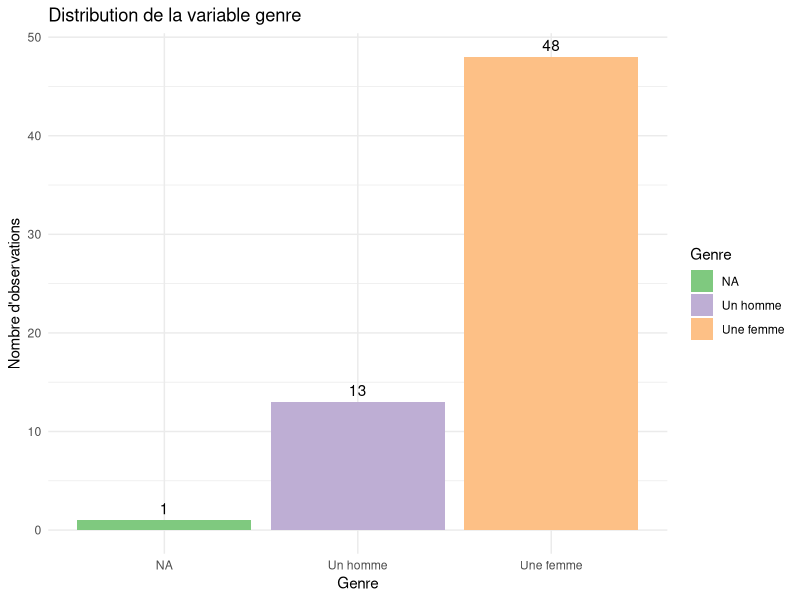
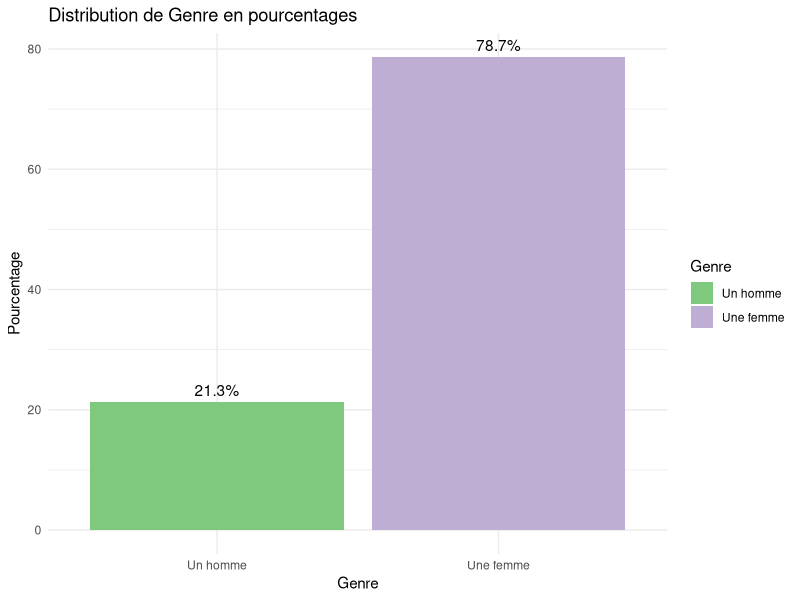
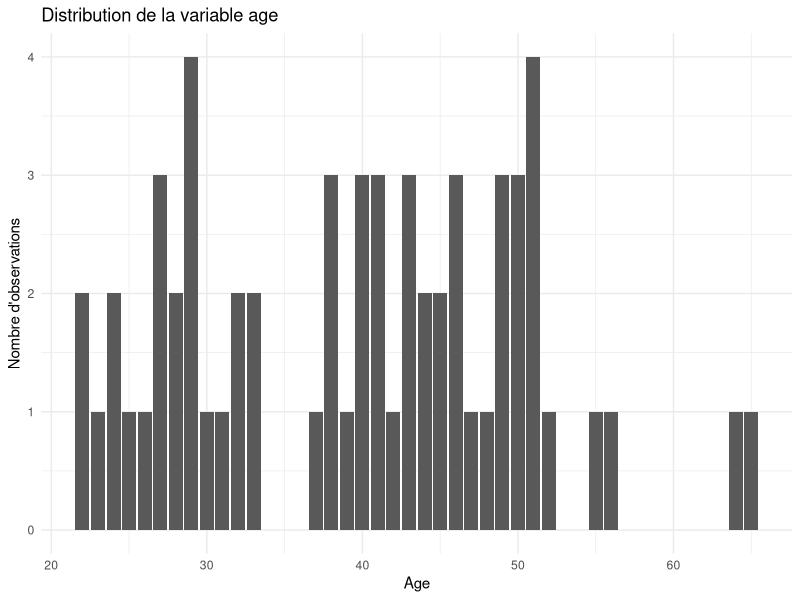
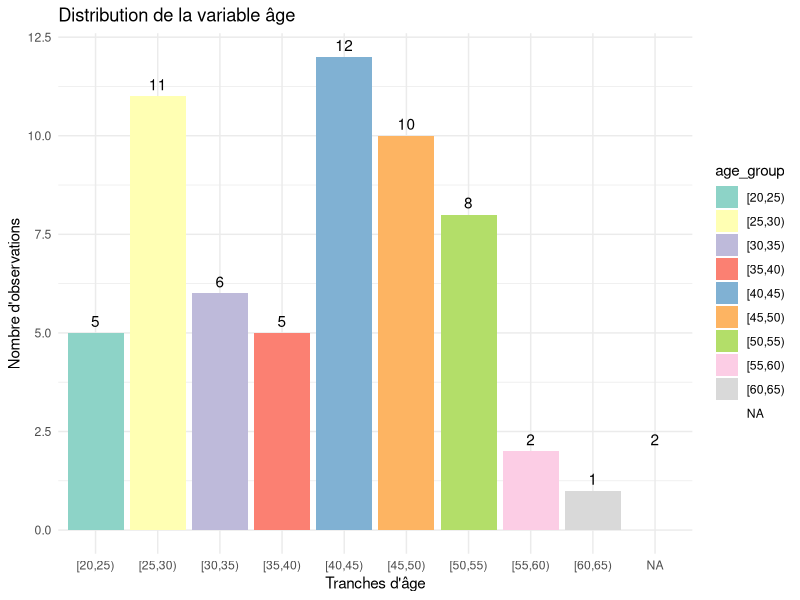
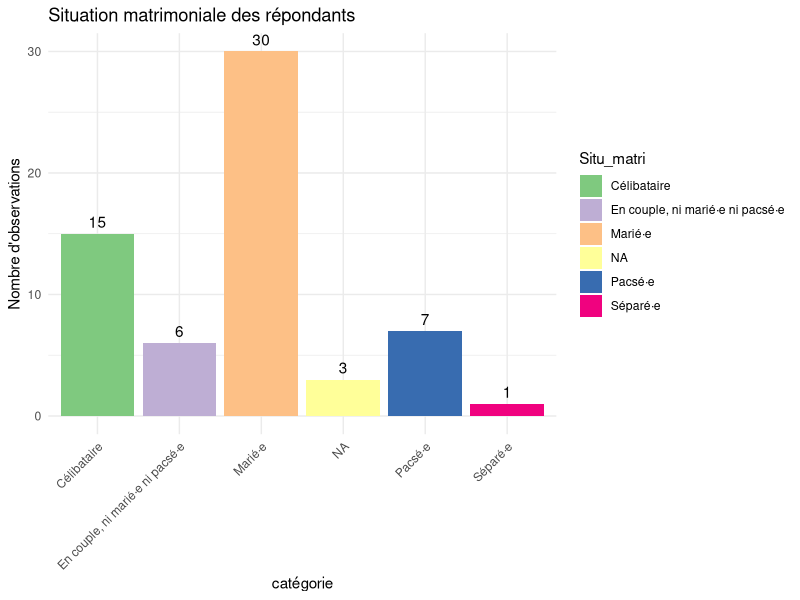
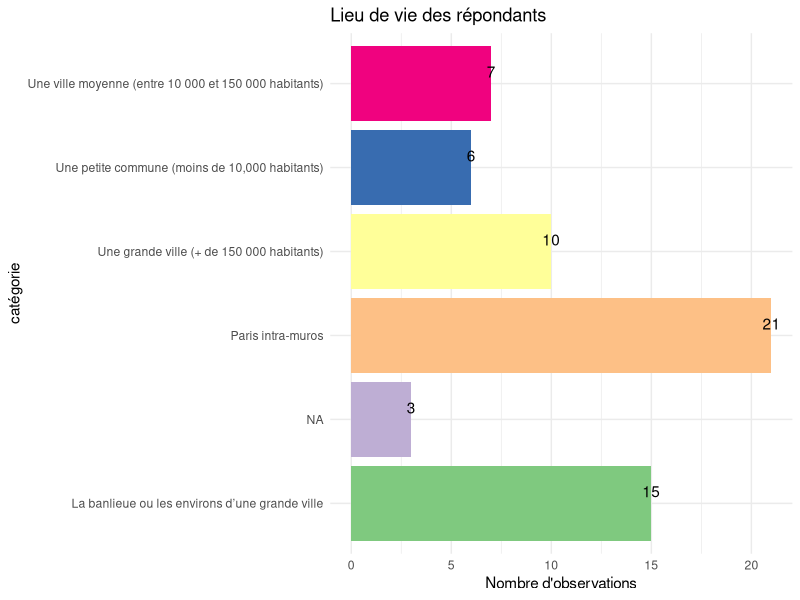
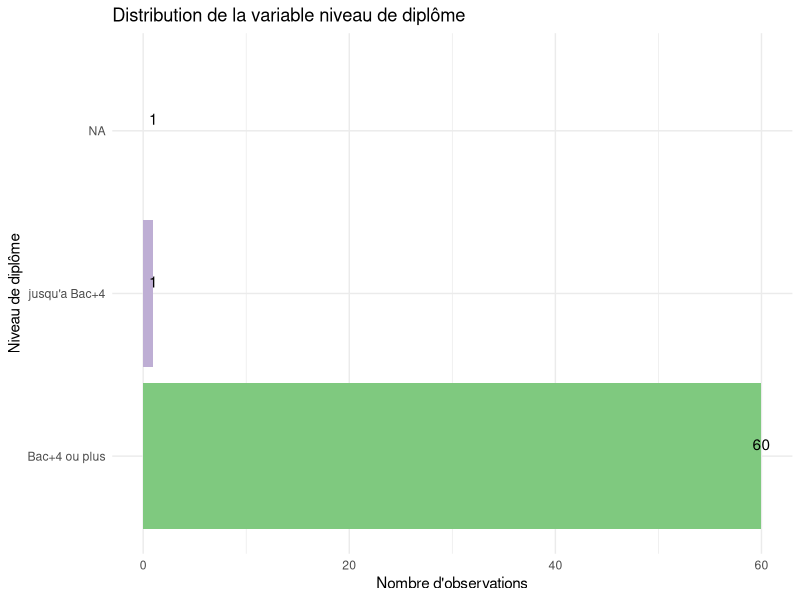
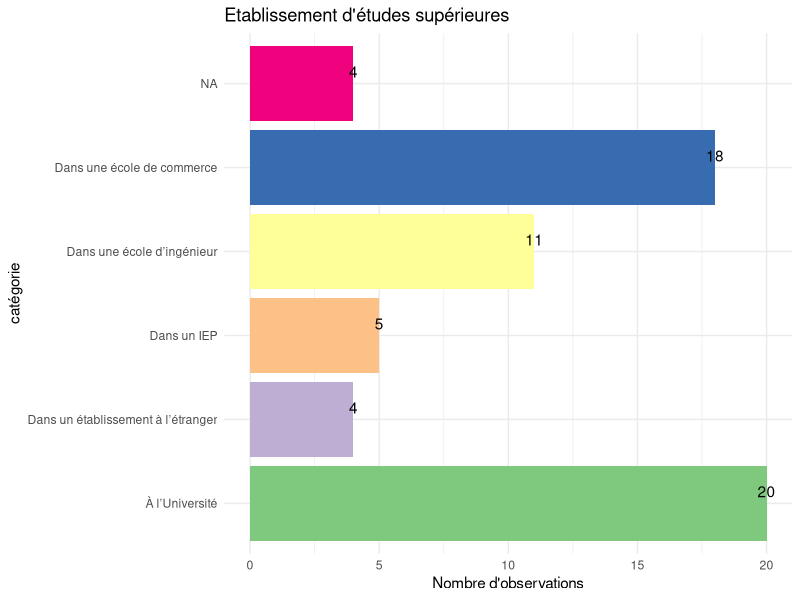

Write R code to recreate these figures, in order.
setwd("PROVIRCAP")
data <- read.csv("data_assoquest_recoded_fmt.csv")

library(dplyr)
library(ggplot2)

#on créé le dataframe droits humains
data_dh <- data %>%
  filter(Dep_rse3_6=='Oui')%>%
  select(-Dep_rse3_2, -Dep_rse3_3, -Dep_rse3_4, -Dep_rse3_5, -Dep_rse3_1, -Dep_rse3_7)%>%
  rename(mission = Dep_rse3_6)%>%
  mutate(mission = case_when(
    mission =='Oui'~'droits humains',
    TRUE ~ mission))
print(data_dh$mission[1:20])

#Afficher combien il y a d'observations
nombre_observations <- nrow(data_dh)
print(nombre_observations)
#il y a 62 observations au total
#(62 personnes qui ont déclaré traiter de cette thématique dans leur mission)

## STATISTIQUES DECRIPTIVES

# Variable de genre
data_dh <- data_dh %>%
  mutate(Genre = ifelse(is.na(Genre), "NA", Genre))
p <- ggplot(data_dh, aes(x = Genre, fill=Genre)) +
  geom_bar() +
  labs(title = "Distribution de la variable genre",
       x = "Genre",
       y = "Nombre d'observations") +
  scale_fill_brewer(palette = "Accent")+
  theme_minimal()+
  geom_text(stat = "count", aes(label = ..count..), vjust = -0.5)
  
print(p)
ggsave(filename = "genre_dh.png", plot = p, width = 8, height = 6)

filtered_data <- data_dh %>%
  filter(Genre != "NA") %>%
  group_by(Genre) %>%
  summarise(count = n()) %>%
  mutate(percentage = count / sum(count) * 100)

p<- ggplot(filtered_data, aes(x = Genre, y = percentage, fill=Genre)) +
  geom_bar(stat = "identity") +
  geom_text(aes(label = paste0(round(percentage, 1), "%")), 
            vjust = -0.5) +  # Ajuste la position verticale des étiquettes
  labs(title = "Distribution de Genre en pourcentages",
       x = "Genre",
       y = "Pourcentage") +
  scale_fill_brewer(palette = "Accent")+
  theme_minimal() 

print(p)
ggsave(filename = "genre_dh_pourcentage.png", plot = p, width = 8, height = 6)






# Variable d'âge
p<-ggplot(data_dh, aes(x = age, fill=age)) +
  geom_bar() +
  labs(title = "Distribution de la variable age",
       x = "Age",
       y = "Nombre d'observations") +
  scale_fill_brewer(palette = "Accent")+
  theme_minimal()
print(p)
ggsave(filename = "age_dh.png", plot = p, width = 8, height = 6)

# Âge mais version tranches
data_dh$age_group <- cut(data_dh$age, breaks = seq(0, max(data_dh$age, na.rm = TRUE), by = 5), right = FALSE)

p <- ggplot(data_dh, aes(x = age_group, fill = age_group)) +
  geom_bar() +
  labs(title = "Distribution de la variable âge",
       x = "Tranches d'âge",
       y = "Nombre d'observations") +
  scale_fill_brewer(palette = "Set3") +
  theme_minimal() +
  geom_text(stat = "count", aes(label = ..count..), vjust = -0.5)

print(p)
ggsave(filename = "age_dh_tranches.png", plot = p, width = 8, height = 6)






# Situation matrimoniale
data_dh <- data_dh %>%
  mutate(Situ_matri = ifelse(is.na(Situ_matri), "NA", Situ_matri))
p<- ggplot(data_dh, aes(x = Situ_matri, fill=Situ_matri)) +
  geom_bar() +
  labs(title = "Situation matrimoniale des répondants",
       x = "catégorie",
       y = "Nombre d'observations") +
  theme_minimal() +
  scale_fill_brewer(palette = "Accent")+
  theme(axis.text.x = element_text(angle = 45, hjust = 1))+
  geom_text(stat = "count", aes(label = ..count..), vjust = -0.5)
print(p)
ggsave(filename = "situ_matri_dh.png", plot = p, width = 8, height = 6)



#Lieu de vie
data_dh <- data_dh %>%
  mutate(Lieu_vie = ifelse(is.na(Lieu_vie), "NA", Lieu_vie))
p<- ggplot(data_dh, aes(x = Lieu_vie, fill=Lieu_vie)) +
  geom_bar() +
  labs(title = "Lieu de vie des répondants",
       x = "catégorie",
       y = "Nombre d'observations") +
  scale_fill_brewer(palette = "Accent")+
  theme_minimal() +
  theme(legend.position = "none")+
  geom_text(stat = "count", aes(label = ..count..), vjust = -0.5)+
  coord_flip()

print(p)
ggsave(filename = "lieu_vie_dh.png", plot = p, width = 8, height = 6)





#Diplome le plus élevé
data_dh <- data_dh %>%
  mutate(dipl_niv_short = case_when(
    Dipl_niv == "Un diplôme universitaire correspondant à au moins 4 années d’études supérieures après le baccalauréat (maîtris" ~ "Bac+4 ou plus",
    Dipl_niv == "Un diplôme universitaire correspondant à moins de 4 années d’études supérieures après le baccalauréat (par exem" ~ "jusqu'a Bac+4",
    Dipl_niv == "Le baccalauréat ou un certificat d’études ou un diplôme de l’enseignement secondaire autre que le baccalauréat (" ~ "Bac",
    TRUE ~ Dipl_niv  # Pour garder les autres valeurs inchangées
  ))

p<- ggplot(data_dh, aes(x = dipl_niv_short, fill=dipl_niv_short)) +
  geom_bar() +
  labs(title = "Distribution de la variable niveau de diplôme",
       x = "Niveau de diplôme",
       y = "Nombre d'observations") +
  scale_fill_brewer(palette = "Accent")+
  theme_minimal() +
  theme(legend.position = "none")+
  geom_text(stat = "count", aes(label = ..count..), vjust = -0.5)+
  coord_flip()
print(p)
ggsave(filename = "diplome_dh.png", plot = p, width = 8, height = 6)






#établissement d'études supérieures 
data_dh <- data_dh %>%
  mutate(Type_etudsup = ifelse(is.na(Type_etudsup), "NA", Type_etudsup))
p<- ggplot(data_dh, aes(x = Type_etudsup, fill=Type_etudsup)) +
  geom_bar() +
  labs(title = "Etablissement d'études supérieures",
       x = "catégorie",
       y = "Nombre d'observations") +
  theme_minimal() +
  scale_fill_brewer(palette = "Accent")+
  theme(legend.position = "none")+
  geom_text(stat = "count", aes(label = ..count..), vjust = -0.5)+
  coord_flip()

print(p)
ggsave(filename = "etude_sup_dh.png", plot = p, width = 8, height = 6)

filtered_data <- data_dh %>%
  filter(Type_etudsup != "NA") %>%
  group_by(Type_etudsup) %>%
  summarise(count = n()) %>%
  mutate(percentage = count / sum(count) * 100)

p<- ggplot(filtered_data, aes(x = Type_etudsup, y = percentage, fill=Type_etudsup)) +
  geom_bar(stat = "identity") +
  geom_text(aes(label = paste0(round(percentage, 1), "%")), 
            vjust = -0.5) +  # Ajuste la position verticale des étiquettes
  labs(title = "Distribution des établissements en pourcentages",
       x = "établissement",
       y = "Pourcentage") +
  theme_minimal() +
  scale_fill_brewer(palette = "Accent")+
  theme(legend.position = "none")+
  coord_flip()
  

print(p)
ggsave(filename = "etude_sup_pourcentage_dh.png", plot = p, width = 8, height = 6)





#Discipline du cursus:
data_dh <- data_dh %>%
  mutate(Spe_etudsup= case_when(
    Spe_etudsup == "Sciences humaines et sociales (histoire, sociologie, philosophie, psychologie, sciences politiques, ...)" ~ "Sciences humaines et sociales",
    TRUE ~ Spe_etudsup
  ))
p<- ggplot(data_dh, aes(x = Spe_etudsup, fill=Spe_etudsup)) +
  geom_bar() +
  labs(title = "Domaine d'études supérieures",
       x = "catégorie",
       y = "Nombre d'observations") +
  theme_minimal() +
  scale_fill_brewer(palette = "Accent")+
  theme(legend.position = "none")+
  geom_text(stat = "count", aes(label = ..count..), vjust = -0.5)+
  coord_flip()

print(p)
ggsave(filename = "discipline_dh_eff.png", plot = p, width = 8, height = 6)



filtered_data <- data_dh %>%
  mutate(Spe_etudsup= case_when(
    Spe_etudsup == "Sciences humaines et sociales (histoire, sociologie, philosophie, psychologie, sciences politiques, ...)" ~ "Sciences humaines et sociales",
    TRUE ~ Spe_etudsup
  )) %>%
  filter(!is.na(Spe_etudsup)) %>%
  group_by(Spe_etudsup) %>%
  summarise(count = n()) %>%
  mutate(percentage = count / sum(count) * 100)

p<- ggplot(filtered_data, aes(x = Spe_etudsup, y = percentage, fill=Spe_etudsup)) +
  geom_bar(stat = "identity") +
  geom_text(aes(label = paste0(round(percentage, 1), "%")), 
            vjust = -0.5) +  
  labs(title = "Discipline du cursus",
       x = "spécialité",
       y = "Pourcentage") +
  theme_minimal() +
  scale_fill_brewer(palette = "Accent")+
  theme(legend.position = "none")+
  coord_flip()

print(p)
ggsave(filename = "ediscipline_cursus_dh.png", plot = p, width = 8, height = 6)






#Statut d'emploi
data_dh <- data_dh %>%
  mutate(Emp_cont_short = case_when(
    Emp_cont == "Statut d'indépendant·e (Auto-entrepreneur·se, portage salarial, société unipersonnelle...)" ~ "Indépendant.e",
    TRUE ~ Emp_cont  # Pour garder les autres valeurs inchangées
  ))


p<-ggplot(data_dh, aes(x = Emp_cont_short, fill=Emp_cont_short)) +
  geom_bar() +
  labs(title = "Statut d'emploi",
       x = "",
       y = "Nombre d'observations") +
  theme_minimal() +
  scale_fill_brewer(palette = "Accent")+
  theme(legend.position = "none")+
  geom_text(stat = "count", aes(label = ..count..), vjust = -0.5)+
  coord_flip()

print(p)
ggsave(filename = "statut_emploi_dh.png", plot = p, width = 8, height = 6)





#Type de cadre
data_dh <- data_dh %>%
  mutate(cadre_inout = ifelse(is.na(cadre_inout), "NA", cadre_inout))
p<- ggplot(data_dh, aes(x = cadre_inout, fill=cadre_inout)) +
  geom_bar() +
  labs(title = "Type de cadre",
       x = "catégorie",
       y = "Nombre d'observations") +
  theme_minimal() +
  scale_fill_brewer(palette = "Accent")+
  theme(legend.position = "none")+
  geom_text(stat = "count", aes(label = ..count..), vjust = -0.5)+
  coord_flip()

print(p)
ggsave(filename = "type_cadre_eff_dh.png", plot = p, width = 8, height = 6)




filtered_data <- data_dh %>%
  filter(!is.na(cadre_inout)) %>%
  group_by(cadre_inout) %>%
  summarise(count = n()) %>%
  mutate(percentage = count / sum(count) * 100)

p<- ggplot(filtered_data, aes(x = cadre_inout, y = percentage, fill=cadre_inout)) +
  geom_bar(stat = "identity") +
  geom_text(aes(label = paste0(round(percentage, 1), "%")), 
            vjust = -0.5) +  # Ajuste la position verticale des étiquettes
  labs(title = "type de cadre",
       x = "",
       y = "Pourcentage") +
  theme_minimal() +
  scale_fill_brewer(palette = "Accent")+
  theme(legend.position = "none")

print(p)
ggsave(filename = "type_cadre_dh.png", plot = p, width = 8, height = 6)





#type d'emploi des consultant.es

df_filtered <- data_dh %>% 
  filter(Emp_cons == "Oui")

df_filtered <- df_filtered %>%
  mutate(emp_cont_grouped = ifelse(Emp_cont == "Statut d'indépendant·e (Auto-entrepreneur·se, portage salarial, société unipersonnelle...)", "freelance", 
                                   ifelse(Emp_cont %in% c("CDD", "CDI"), "CDD/CDI", NA)))

p<- ggplot(df_filtered, aes(x = emp_cont_grouped, fill=emp_cont_grouped)) +
  geom_bar() +
  labs(title = "Répartition des types de contrats",
       x = "Type de contrat",
       y = "Nombre d'observations")+
  theme_minimal()+
  scale_fill_brewer(palette = "Accent")+
  theme(legend.position = "none")

print(p)
ggsave(filename = "emploi_cons_dh.png", plot = p, width = 8, height = 6)


filtered_data <- df_filtered %>%
  filter(!is.na(emp_cont_grouped)) %>%
  group_by(emp_cont_grouped) %>%
  summarise(count = n()) %>%
  mutate(percentage = count / sum(count) * 100)
p<- ggplot(filtered_data, aes(x = emp_cont_grouped, y = percentage, fill=emp_cont_grouped)) +
  geom_bar(stat = "identity") +
  geom_text(aes(label = paste0(round(percentage, 1), "%")), 
            vjust = -0.5) +  # Ajuste la position verticale des étiquettes
  labs(title = "type de cadre",
       x = "",
       y = "Pourcentage") +
  theme_minimal() +
  scale_fill_brewer(palette = "Accent")+
  theme(legend.position = "none")

print(p)
ggsave(filename = "emploi_cons_purcentage_dh.png", plot = p, width = 8, height = 6)




#Niveau hiérarchique 
data_dh <- data_dh %>%
  mutate(Emp_statut = ifelse(is.na(Emp_statut), "NA", Emp_statut))
p<- ggplot(data_dh, aes(x = Emp_statut, fill=Emp_statut)) +
  geom_bar() +
  labs(title = "Niveau hiérarchique",
       x = "catégorie",
       y = "Nombre d'observations") +
  theme_minimal() +
  scale_fill_brewer(palette = "Accent")+
  theme(legend.position = "none")+
  geom_text(stat = "count", aes(label = ..count..), vjust = -0.5)+
  coord_flip()

print(p)
ggsave(filename = "niveau_hiérarchique_eff_dh.png", plot = p, width = 8, height = 6)



filtered_data <- data_dh %>%
  filter(!is.na(Emp_statut)) %>%
  group_by(Emp_statut) %>%
  summarise(count = n()) %>%
  mutate(percentage = count / sum(count) * 100)
p<- ggplot(filtered_data, aes(x = Emp_statut, y = percentage, fill=Emp_statut)) +
  geom_bar(stat = "identity") +
  geom_text(aes(label = paste0(round(percentage, 1), "%")), 
            vjust = -0.5) +  # Ajuste la position verticale des étiquettes
  labs(title = "type de cadre",
       x = "",
       y = "Pourcentage") +
  theme_minimal() +
  scale_fill_brewer(palette = "Accent")+
  theme(legend.position = "none")+
  coord_flip()

print(p)
ggsave(filename = "niveau_hiérarchique_dh.png", plot = p, width = 8, height = 6)





#Tableau descriptif de l'âge selon les différents postes
descriptives <- data_dh %>%
  group_by(Emp_statut) %>%
  summarise(
    mean_age = mean(age, na.rm = TRUE),
    min_age = min(age, na.rm = TRUE),
    max_age = max(age, na.rm = TRUE),
    sd_age = sd(age, na.rm = TRUE)
  )

print(descriptives)
write.table(descriptives, "tableau_dh.txt", sep = "\t", row.names = FALSE)



#Niveau hiérarchique simplifié :
filtered_data <- data_dh %>%
  filter(!is.na(Emp_statut_rec2)) %>%
  group_by(Emp_statut_rec2) %>%
  summarise(count = n()) %>%
  mutate(percentage = count / sum(count) * 100)
p<-ggplot(filtered_data, aes(x = Emp_statut_rec2, y = percentage, fill=Emp_statut_rec2)) +
  geom_bar(stat = "identity") +
  geom_text(aes(label = paste0(round(percentage, 1), "%")), 
            vjust = -0.5) +  # Ajuste la position verticale des étiquettes
  labs(title = "type de cadre",
       x = "",
       y = "Pourcentage") +
  theme_minimal()+
  scale_fill_brewer(palette = "Accent")+
  theme(legend.position = "none")


print(p)
ggsave(filename = "hiérarchie_simple_dh.png", plot = p, width = 8, height = 6)







#Un escalator de verre? Emp_statut_rec3

gender_distribution <- data_dh %>%
  filter(!is.na(Emp_statut_rec3))%>%
  filter(!is.na(Genre)) %>%
  group_by(Emp_statut_rec3, Genre) %>%
  summarise(count = n()) %>%
  mutate(percentage = count / sum(count) * 100) %>%
  ungroup()

p<-ggplot(gender_distribution, aes(x = Emp_statut_rec3, y = percentage, fill = Genre)) +
  geom_bar(stat = "identity", position = "stack") +
  geom_text(aes(label = paste0(round(percentage), "%")), position = position_stack(vjust = 0.5)) +
  labs(title = "Répartition du Genre par Statut d'Emploi",
       x = "Statut d'Emploi",
       y = "Pourcentage",
       fill = "Genre") +
  theme_minimal()

print(p)
ggsave(filename = "répartition_hf_dh.png", plot = p, width = 8, height = 6)









#Type d'organisation employeuse 

data_dh <- data_dh %>%
  mutate(Org_type = ifelse(is.na(Org_type), "NA", Org_type))
p<- ggplot(data_dh, aes(x = Org_type, fill=Org_type)) +
  geom_bar() +
  labs(title = "Type d'organisation employeuse",
       x = "catégorie",
       y = "Nombre d'observations") +
  theme_minimal() +
  scale_fill_brewer(palette = "Accent")+
  theme(legend.position = "none")+
  geom_text(stat = "count", aes(label = ..count..), vjust = -0.5)+
  coord_flip()
  
print(p)
ggsave(filename = "organisation_dh.png", plot = p, width = 8, height = 6)




#Niveau hérarchique (hors consultant.es)

filtered_data <- data_dh %>%
  filter(Emp_cons == "Non") %>%
  mutate(Emp_statut = ifelse(is.na(Emp_statut), "NA", Emp_statut))

p<- ggplot(filtered_data, aes(x = Emp_statut, fill=Emp_statut)) +
  geom_bar() +
  labs(title = "Niveau hiérarchique (hors consultant.es)",
       x = "Niveau hiérarchique",
       y = "Nombre d'observations") +
  theme_minimal() +
  scale_fill_brewer(palette = "Accent")+
  theme(legend.position = "none")+
  geom_text(stat = "count", aes(label = ..count..), vjust = -0.5)+
  coord_flip()

print(p)
ggsave(filename = "hiérarchie_dh.png", plot = p, width = 8, height = 6)






#Niveau hiérarchique (consultant.es seulement)
filtered_data <- data_dh %>%
  filter(Emp_cons == "Oui") %>%
  mutate(Emp_statut_cons = ifelse(is.na(Emp_statut_cons), "NA", Emp_statut_cons))

p<-ggplot(filtered_data, aes(x = Emp_statut_cons, fill=Emp_statut_cons)) +
  geom_bar() +
  labs(title = "Niveau hiérarchique (consultant.es seulement)",
       x = "Niveau hiérarchique",
       y = "Nombre d'observations") +
  theme_minimal() +
  scale_fill_brewer(palette = "Accent")+
  theme(legend.position = "none")+
  geom_text(stat = "count", aes(label = ..count..), vjust = -0.5)+
  coord_flip()

print(p)
ggsave(filename = "hiérarchie_cons_dh.png", plot = p, width = 8, height = 6)






#Année du premier CDD ou CDI de la carrière
p<-ggplot(data_dh, aes(x = Prem_contrat_annee)) +
  geom_bar() +
  labs(title = "Année du premier CDD ou CDI de la carrière",
       x = "année",
       y = "Nombre d'observations") +
  theme_minimal()

print(p)
ggsave(filename = "premier_emploi_dh.png", plot = p, width = 8, height = 6)

#version tranches

data_dh$age_group <- cut(data_dh$Prem_contrat_annee, breaks = seq(0, max(data_dh$Prem_contrat_annee, na.rm = TRUE), by = 5), right = FALSE)

p <- ggplot(data_dh, aes(x = age_group, fill = age_group)) +
  geom_bar() +
  labs(title = "Premier CDD ou CDI",
       x = "Tranches d'années",
       y = "Nombre d'observations") +
  scale_fill_brewer(palette = "Set3") +
  theme_minimal() +
  geom_text(stat = "count", aes(label = ..count..), vjust = -0.5)+
  coord_flip()

print(p)
ggsave(filename = "prem_emploi_dh_tranches.png", plot = p, width = 8, height = 6)




#Année du premier poste en RSE
p<- ggplot(data_dh, aes(x = Prem_rse_annee_rec)) +
  geom_bar() +
  labs(title = "Année du premier poste en RSE",
       x = "année",
       y = "Nombre d'observations") +
  theme_minimal()

print(p)
ggsave(filename = "premier_rse_dh.png", plot = p, width = 8, height = 6)



unique_values <- unique(data$Emp_cont)
print(unique_values)



